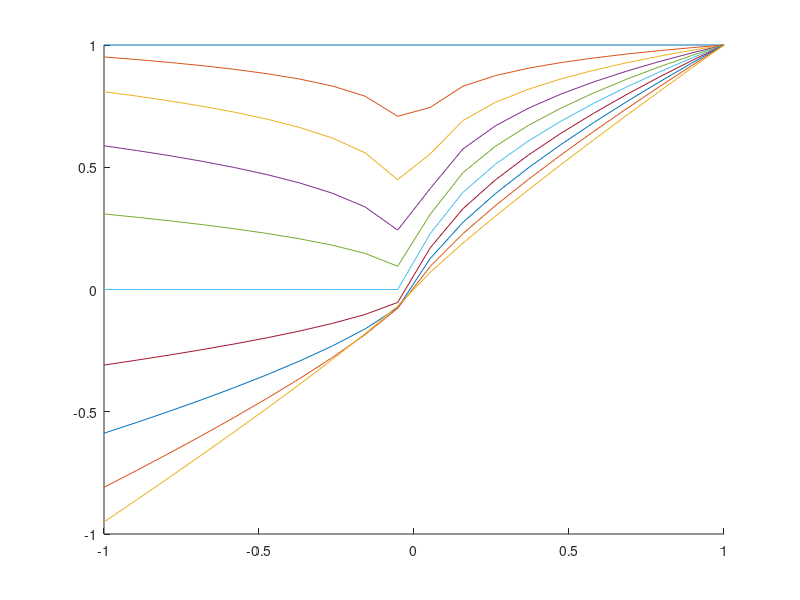
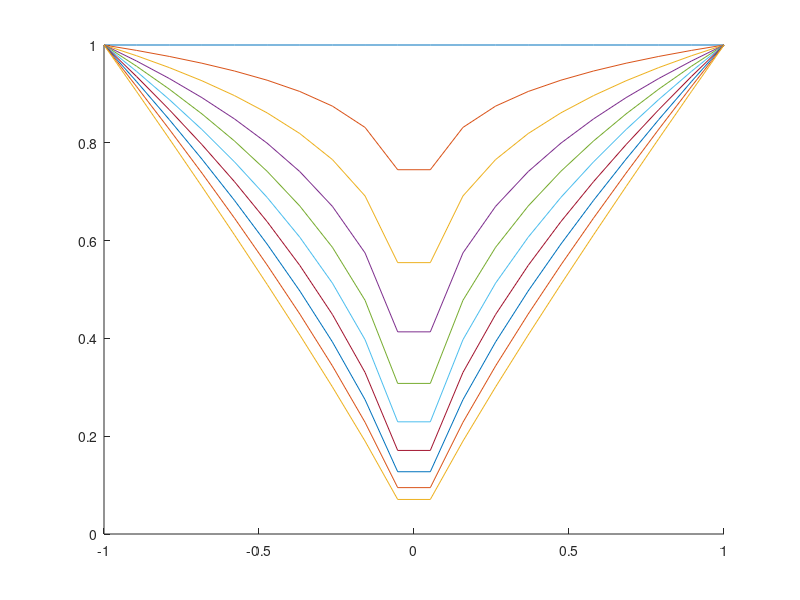
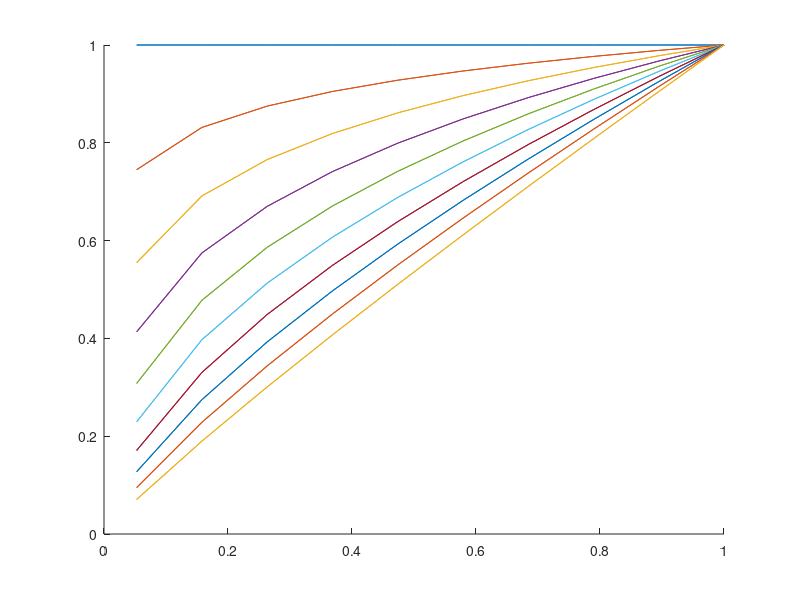
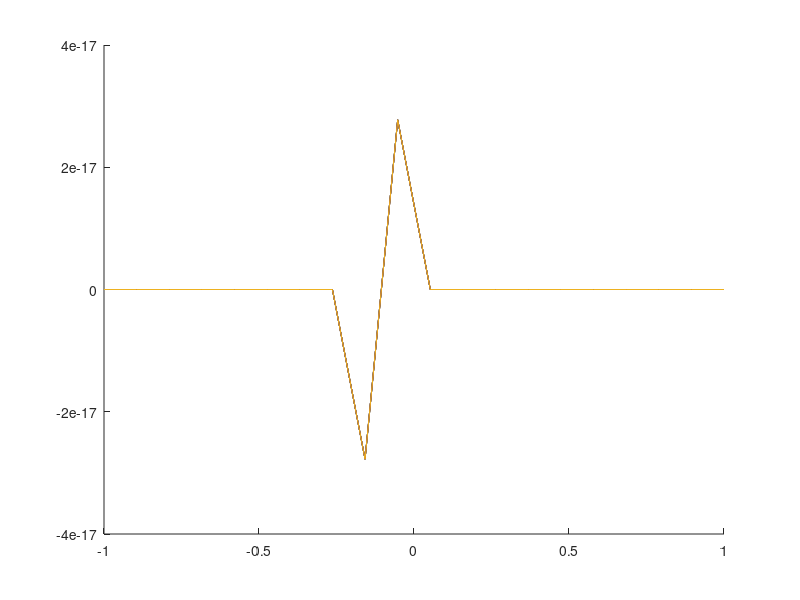

Write the MATLAB code that produced these figures, in order.
k=0;
x=linspace(-1,1,20);
for n=1:10
    y=x.^k;
    hold on,plot(x,y)
    k=k+0.1;
end
figure
k=0;
for n=1:10
    y1=abs(x.^k);
    hold on,plot(x,y1)
    k=k+0.1;
end
figure
k=0;
x=abs(x);
for n=1:10
    y2=x.^k;
    hold on,plot(x,y2)
    k=k+0.1;
end
figure
k=0;
x=linspace(-1,1,20);
for n=1:10
    y=y1-y2;
    hold on,plot(x,y)
    k=k+0.1;
end